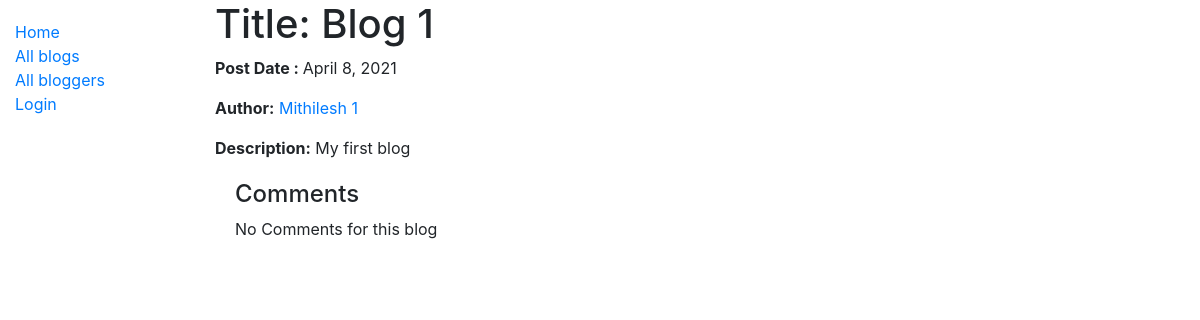
The page /blog/blogs/1 on the database as committed earlier.
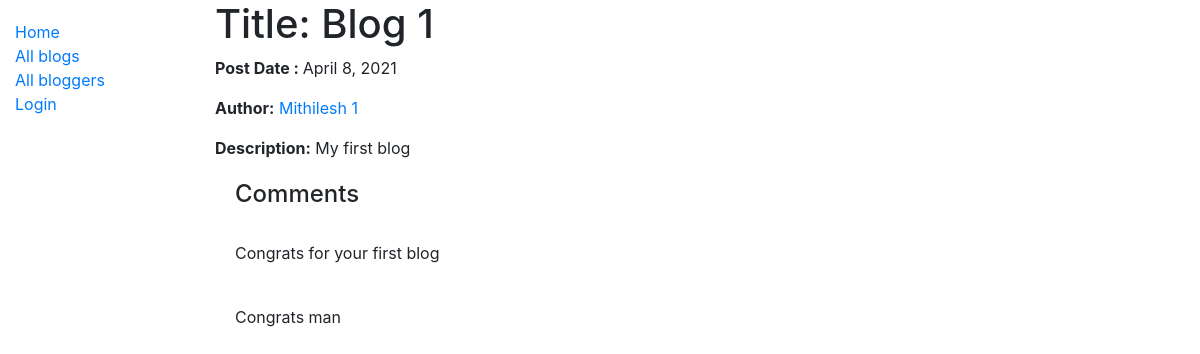
The same page on the database as committed later.
### blog/models.py (models this page shows)
class Comment(models.Model):
    blog = models.ForeignKey('Blog', on_delete=models.SET_NULL, null=True)
    description = models.CharField(max_length=300, null=False, blank=False)
    def __str__(self):
        return self.description

### blog/views.py (the view)
# urls.py: path('blogs/<int:pk>', views.BlogDetailView.as_view(), name='blog-detail'),
class BlogDetailView(generic.DetailView):
    model = Blog

### blog/models.py (called while the page is built)
    def get_absolute_url(self):
        return reverse('blogger-detail', args=[str(self.id)])

### blog/templates/blog/blog_detail.html
{% extends "base_generic.html" %}
{% block content %}
  <h1>Title: {{ blog.title }}</h1>
  <p><strong>Post Date : </strong>{{ blog.post_date }}</p>
  <p><strong>Author:</strong> <a href="{{ blog.blogger.get_absolute_url }}">{{ blog.blogger.name }}</a></p>
  <p><strong>Description:</strong> {{ blog.description }}</p>
   <div style="margin-left:20px;margin-top:20px">
    <h4>Comments</h4>
    {% if blog.comment_set.all %}
    {% for comment in blog.comment_set.all %}
      <br>
      <p>{{ comment }}</p>
    {% endfor %}
       {% else %}
       <p>No Comments for this blog</p>
       {% endif %}
  </div>
{% endblock %}

Rows that differ between the two databases and show on the page:
added Comment: description "Congrats for your first blog"
added Comment: description "Congrats man"
Other text that changed with them:
text no longer shown: "No Comments for this blog"
